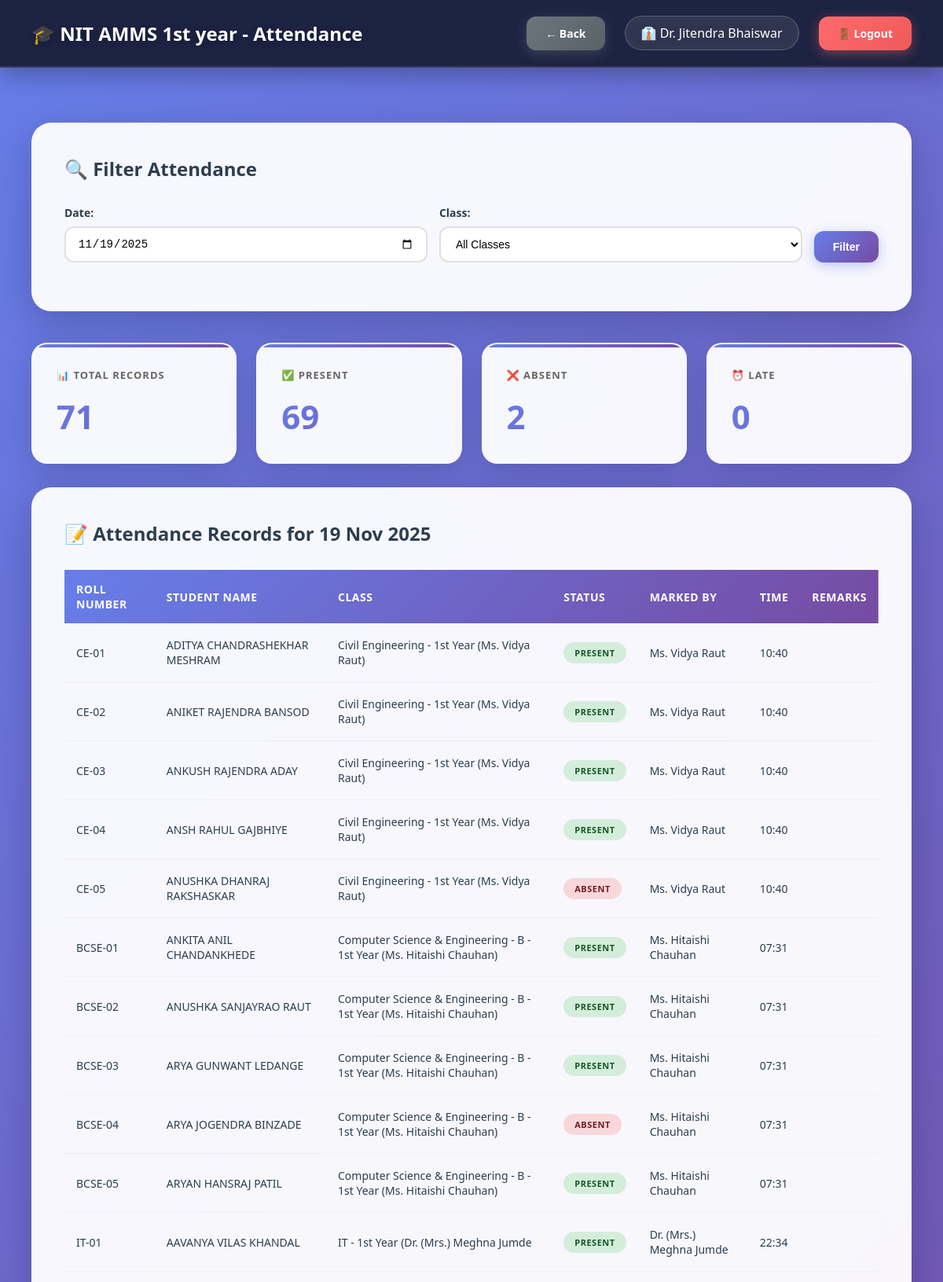
/hod/view_department_attendance.php?date=2025-11-19 (signed in, upper part), run on the app's committed database.
### tables this page shows
CREATE TABLE `departments` (
  `id` int(11) NOT NULL,
  `dept_name` varchar(100) NOT NULL,
  `dept_code` varchar(20) NOT NULL,
  `hod_id` int(11) DEFAULT NULL,
  `created_at` timestamp NOT NULL DEFAULT current_timestamp()
);

CREATE TABLE `users` (
  `id` int(11) NOT NULL,
  `username` varchar(50) NOT NULL,
  `password` varchar(255) NOT NULL,
  `full_name` varchar(100) NOT NULL,
  `email` varchar(100) NOT NULL,
  `phone` varchar(15) DEFAULT NULL,
  `photo` varchar(255) DEFAULT NULL,
  `role` enum('admin','hod','teacher') NOT NULL,
  `department_id` int(11) DEFAULT NULL,
  `is_active` tinyint(1) DEFAULT 1,
  `created_at` timestamp NOT NULL DEFAULT current_timestamp()
);

CREATE TABLE `student_attendance` (
  `id` int(11) NOT NULL,
  `student_id` int(11) NOT NULL,
  `class_id` int(11) NOT NULL,
  `subject_id` int(11) DEFAULT NULL,
  `attendance_date` date NOT NULL,
  `status` enum('present','absent','late') NOT NULL,
  `marked_by` int(11) NOT NULL,
  `remarks` text DEFAULT NULL,
  `marked_at` timestamp NOT NULL DEFAULT current_timestamp(),
  `teacher_id` int(11) DEFAULT NULL
);

CREATE TABLE `students` (
  `id` int(11) NOT NULL,
  `roll_number` varchar(50) NOT NULL,
  `full_name` varchar(100) NOT NULL,
  `email` varchar(100) NOT NULL,
  `phone` varchar(15) DEFAULT NULL,
  `photo` varchar(255) DEFAULT NULL,
  `password` varchar(255) NOT NULL,
  `department_id` int(11) NOT NULL,
  `class_id` int(11) NOT NULL,
  `year` int(11) NOT NULL,
  `semester` int(11) NOT NULL,
  `admission_year` varchar(10) DEFAULT NULL,
  `is_active` tinyint(1) DEFAULT 1,
  `created_at` timestamp NOT NULL DEFAULT current_timestamp()
);

CREATE TABLE `classes` (
  `id` int(11) NOT NULL,
  `class_name` varchar(100) NOT NULL,
  `department_id` int(11) NOT NULL,
  `year` int(11) NOT NULL,
  `section` varchar(10) NOT NULL,
  `teacher_id` int(11) NOT NULL,
  `semester` int(11) NOT NULL,
  `academic_year` varchar(20) NOT NULL,
  `created_at` timestamp NOT NULL DEFAULT current_timestamp()
);

### db.php (called while the page is built, shortened)
<?php
$conn = new mysqli(DB_HOST, DB_USER, DB_PASS, DB_NAME);
$conn->set_charset("utf8mb4");
$conn->query("SET time_zone = '+05:30'");
function isLoggedIn() {
    return isset($_SESSION['user_id']) && isset($_SESSION['role']);
}
function getCurrentUser() {
    global $conn;
    $user_id = $_SESSION['user_id'];
    $role = $_SESSION['role'];
    if ($role === 'student') {
        $query = "SELECT * FROM students WHERE id = ?";
    } elseif ($role === 'parent') {
        $query = "SELECT * FROM parents WHERE id = ?";
    } else {
        $query = "SELECT * FROM users WHERE id = ?";
    }
    $stmt = $conn->prepare($query);
    $stmt->bind_param("i", $user_id);
    $stmt->execute();
    $result = $stmt->get_result();
    return $result->fetch_assoc();
}
?>

### hod/view_department_attendance.php (the view, shortened to what this page needs)
<?php
require_once '../db.php';
$user = getCurrentUser();
$department_id = $_SESSION['department_id'];
$dept_query = "SELECT * FROM departments WHERE id = $department_id";
$department = $conn->query($dept_query)->fetch_assoc();
$filter_date = isset($_GET['date']) ? $_GET['date'] : date('Y-m-d');
$where_clauses = ["sa.attendance_date = '$filter_date'", "c.department_id = $department_id"];
$where_sql = implode(' AND ', $where_clauses);
$attendance_query = "SELECT sa.*, s.roll_number, s.full_name as student_name,
                     c.class_name, u.full_name as teacher_name
                     FROM student_attendance sa
                     JOIN students s ON sa.student_id = s.id
                     JOIN classes c ON sa.class_id = c.id
                     JOIN users u ON sa.marked_by = u.id
                     WHERE $where_sql
                     ORDER BY c.class_name, s.roll_number";
$attendance_records = $conn->query($attendance_query);
$stats_query = "SELECT
                COUNT(*) as total,
                SUM(CASE WHEN status = 'present' THEN 1 ELSE 0 END) as present,
                SUM(CASE WHEN status = 'absent' THEN 1 ELSE 0 END) as absent,
                SUM(CASE WHEN status = 'late' THEN 1 ELSE 0 END) as late
                FROM student_attendance sa
                JOIN classes c ON sa.class_id = c.id
                WHERE $where_sql";
$stats_result = $conn->query($stats_query);
$stats = $stats_result->fetch_assoc();
?>
<!DOCTYPE html>
<html lang="en">
<head>
</head>
<body>
    <nav class="navbar">
        <div>
            <h1>🎓 NIT AMMS <?php echo htmlspecialchars($department['dept_name']); ?> - Attendance</h1>
        </div>
        <div class="user-info">
            <a href="index.php" class="btn btn-secondary">← Back</a>
            <span>👔 <?php echo htmlspecialchars($user['full_name']); ?></span>
            <a href="../logout.php" class="btn btn-danger">🚪 Logout</a>
        </div>
    </nav>
    <div class="main-content">
        <div class="table-container" style="margin-bottom: 30px;">
            <h3>🔍 Filter Attendance</h3>
            <form method="GET" style="display: grid; grid-template-columns: 1fr 1fr auto; gap: 15px;">
                <div class="form-group">
                    <label>Date:</label>
                    <input type="date" name="date" value="<?php echo $filter_date; ?>">
                </div>
                <div class="form-group">
                    <label>Class:</label>
                    <select name="class">
                        <option value="">All Classes</option>
                    </select>
                </div>
                <div class="form-group" style="display: flex; align-items: flex-end;">
                    <button type="submit" class="btn btn-primary">Filter</button>
                </div>
            </form>
        </div>
        <div class="stats-grid" style="margin-bottom: 30px;">
            <div class="stat-card">
                <h3>📊 Total Records</h3>
                <div class="stat-value"><?php echo $stats['total']; ?></div>
            </div>
            <div class="stat-card">
                <h3>✅ Present</h3>
                <div class="stat-value" style="color: #28a745;"><?php echo $stats['present']; ?></div>
            </div>
            <div class="stat-card">
                <h3>❌ Absent</h3>
                <div class="stat-value" style="color: #dc3545;"><?php echo $stats['absent']; ?></div>
            </div>
            <div class="stat-card">
                <h3>⏰ Late</h3>
                <div class="stat-value" style="color: #ffc107;"><?php echo $stats['late']; ?></div>
            </div>
        </div>
        <div class="table-container">
            <h3>📝 Attendance Records for <?php echo date('d M Y', strtotime($filter_date)); ?></h3>
            <?php if ($attendance_records->num_rows > 0): ?>
                <table>
                    <thead>
                        <tr>
                            <th>Roll Number</th>
                            <th>Student Name</th>
                            <th>Class</th>
                            <th>Status</th>
                            <th>Marked By</th>
                            <th>Time</th>
                            <th>Remarks</th>
                        </tr>
                    </thead>
                    <tbody>
                        <?php while ($record = $attendance_records->fetch_assoc()): ?>
                        <tr>
                            <td><?php echo htmlspecialchars($record['roll_number']); ?></td>
                            <td><?php echo htmlspecialchars($record['student_name']); ?></td>
                            <td><?php echo htmlspecialchars($record['class_name']); ?></td>
                            <td>
                                <?php
                                $status_class = '';
                                if ($record['status'] === 'present') $status_class = 'badge-success';
                                elseif ($record['status'] === 'absent') $status_class = 'badge-danger';
                                else $status_class = 'badge-warning';
                                ?>
                                <span class="badge <?php echo $status_class; ?>">
                                    <?php echo strtoupper($record['status']); ?>
                                </span>
                            </td>
                            <td><?php echo htmlspecialchars($record['teacher_name']); ?></td>
                            <td><?php echo date('H:i', strtotime($record['marked_at'])); ?></td>
                            <td><?php echo htmlspecialchars($record['remarks'] ?? '-'); ?></td>
                        </tr>
                        <?php endwhile; ?>
                    </tbody>
                </table>
            <?php else: ?>
                <div class="alert alert-info">No attendance records found for the selected filters.</div>
            <?php endif; ?>
        </div>
    </div>
</body>
</html>

### hod/view_department_attendance.php (style rules this page uses)
* { margin: 0; padding: 0; box-sizing: border-box; }
body { background: linear-gradient(135deg, #667eea 0%, #764ba2 50%, #f093fb 100%); min-height: 100vh; font-family: 'Segoe UI', Tahoma, Geneva, Verdana, sans-serif; position: relative; overflow-x: hidden; }
.navbar { background: rgba(26, 31, 58, 0.95); backdrop-filter: blur(20px); padding: 20px 40px; display: flex; justify-content: space-between; align-items: center; box-shadow: 0 8px 32px rgba(0, 0, 0, 0.3); border-bottom: 2px solid rgba(255, 255, 255, 0.1); position: sticky; top: 0; z-index: 1000; }
.navbar h1 { color: white; font-size: 24px; font-weight: 700; text-shadow: 0 2px 10px rgba(0, 0, 0, 0.3); }
.user-info { display: flex; align-items: center; gap: 25px; color: white; }
.user-info span { display: flex; align-items: center; gap: 10px; background: rgba(255, 255, 255, 0.1); padding: 10px 20px; border-radius: 50px; backdrop-filter: blur(10px); border: 1px solid rgba(255, 255, 255, 0.2); }
.main-content { padding: 40px; max-width: 1600px; margin: 0 auto; position: relative; z-index: 1; }
.stats-grid { display: grid; grid-template-columns: repeat(auto-fit, minmax(250px, 1fr)); gap: 25px; margin: 40px 0; }
.stat-card { background: rgba(255, 255, 255, 0.95); backdrop-filter: blur(20px); padding: 30px; border-radius: 20px; box-shadow: 0 10px 40px rgba(0, 0, 0, 0.15); position: relative; overflow: hidden; transition: all 0.4s cubic-bezier(0.4, 0, 0.2, 1); border: 2px solid rgba(255, 255, 255, 0.5); }
.stat-card::before { content: ''; position: absolute; top: 0; left: 0; width: 100%; height: 4px; background: linear-gradient(90deg, #667eea, #764ba2, #f093fb); background-size: 200% 100%; animation: gradientShift 3s ease infinite; }
.stat-card h3 { color: #666; font-size: 13px; font-weight: 600; text-transform: uppercase; letter-spacing: 1px; margin-bottom: 15px; }
.stat-value { font-size: 42px; font-weight: 800; background: linear-gradient(135deg, #667eea, #764ba2); -webkit-background-clip: text; -webkit-text-fill-color: transparent; }
.table-container { background: rgba(255, 255, 255, 0.95); backdrop-filter: blur(20px); border-radius: 25px; padding: 40px; box-shadow: 0 15px 50px rgba(0, 0, 0, 0.2); margin: 30px 0; border: 2px solid rgba(255, 255, 255, 0.5); }
.table-container h3 { font-size: 24px; font-weight: 700; color: #2c3e50; margin-bottom: 30px; display: flex; align-items: center; gap: 10px; }
.form-group { margin-bottom: 20px; }
.form-group label { display: block; margin-bottom: 8px; font-weight: 600; color: #2c3e50; font-size: 14px; }
.form-group input, .form-group select { width: 100%; padding: 12px 15px; border: 2px solid #e0e0e0; border-radius: 12px; font-size: 14px; transition: all 0.3s; background: white; }
table { width: 100%; border-collapse: collapse; }
thead { background: linear-gradient(135deg, #667eea, #764ba2); }
thead th { padding: 15px; color: white; font-weight: 600; text-align: left; font-size: 14px; text-transform: uppercase; letter-spacing: 0.5px; }
tbody tr { border-bottom: 1px solid #f0f0f0; transition: all 0.3s; }
tbody td { padding: 18px 15px; color: #2c3e50; font-size: 14px; }
.badge { padding: 6px 14px; border-radius: 20px; font-size: 11px; font-weight: 700; text-transform: uppercase; letter-spacing: 0.5px; display: inline-block; }
.badge-success { background: #d4edda; color: #155724; }
.badge-danger { background: #f8d7da; color: #721c24; }
.btn { padding: 12px 24px; border-radius: 12px; text-decoration: none; font-weight: 600; transition: all 0.3s; display: inline-block; border: none; cursor: pointer; font-size: 14px; }
.btn-primary { background: linear-gradient(135deg, #667eea, #764ba2); color: white; box-shadow: 0 4px 15px rgba(102, 126, 234, 0.4); }
.btn-secondary { background: linear-gradient(135deg, #6c757d, #5a6268); color: white; box-shadow: 0 4px 15px rgba(108, 117, 125, 0.4); }
.btn-danger { background: linear-gradient(135deg, #ff6b6b, #ee5a5a); color: white; box-shadow: 0 4px 15px rgba(255, 107, 107, 0.4); }

### data on the page
departments: dept_name "1st year"
users: full_name "Dr. Jitendra Bhaiswar"
student_attendance: students.roll_number "CE-01", students.full_name "ADITYA CHANDRASHEKHAR MESHRAM", class.class_name "Civil Engineering - 1st Year (Ms. Vidya Raut)", status "PRESENT", users.full_name "Ms. Vidya Raut", marked_at "10:40"
student_attendance: students.roll_number "CE-02", students.full_name "ANIKET RAJENDRA BANSOD", class.class_name "Civil Engineering - 1st Year (Ms. Vidya Raut)", status "PRESENT", users.full_name "Ms. Vidya Raut", marked_at "10:40"
student_attendance: students.roll_number "CE-03", students.full_name "ANKUSH RAJENDRA ADAY", class.class_name "Civil Engineering - 1st Year (Ms. Vidya Raut)", status "PRESENT", users.full_name "Ms. Vidya Raut", marked_at "10:40"
student_attendance: students.roll_number "CE-04", students.full_name "ANSH RAHUL GAJBHIYE", class.class_name "Civil Engineering - 1st Year (Ms. Vidya Raut)", status "PRESENT", users.full_name "Ms. Vidya Raut", marked_at "10:40"
student_attendance: students.roll_number "CE-05", students.full_name "ANUSHKA DHANRAJ RAKSHASKAR", class.class_name "Civil Engineering - 1st Year (Ms. Vidya Raut)", status "ABSENT", users.full_name "Ms. Vidya Raut", marked_at "10:40"
student_attendance: students.roll_number "BCSE-01", students.full_name "ANKITA ANIL CHANDANKHEDE", class.class_name "Computer Science & Engineering - B - 1st Year (Ms. Hitaishi Chauhan)", status "PRESENT", users.full_name "Ms. Hitaishi Chauhan", marked_at "07:31"
student_attendance: students.roll_number "BCSE-02", students.full_name "ANUSHKA SANJAYRAO RAUT", class.class_name "Computer Science & Engineering - B - 1st Year (Ms. Hitaishi Chauhan)", status "PRESENT", users.full_name "Ms. Hitaishi Chauhan", marked_at "07:31"
student_attendance: students.roll_number "BCSE-03", students.full_name "ARYA GUNWANT LEDANGE", class.class_name "Computer Science & Engineering - B - 1st Year (Ms. Hitaishi Chauhan)", status "PRESENT", users.full_name "Ms. Hitaishi Chauhan", marked_at "07:31"
student_attendance: students.roll_number "BCSE-04", students.full_name "ARYA JOGENDRA BINZADE", class.class_name "Computer Science & Engineering - B - 1st Year (Ms. Hitaishi Chauhan)", status "ABSENT", users.full_name "Ms. Hitaishi Chauhan", marked_at "07:31"
student_attendance: students.roll_number "BCSE-05", students.full_name "ARYAN HANSRAJ PATIL", class.class_name "Computer Science & Engineering - B - 1st Year (Ms. Hitaishi Chauhan)", status "PRESENT", users.full_name "Ms. Hitaishi Chauhan", marked_at "07:31"
student_attendance: students.roll_number "IT-01", students.full_name "AAVANYA VILAS KHANDAL", class.class_name "IT - 1st Year (Dr. (Mrs.) Meghna Jumde", status "PRESENT", users.full_name "Dr. (Mrs.) Meghna Jumde", marked_at "22:34"

### other printed values
$stats['total'] "71"
$stats['present'] "69"
$stats['absent'] "2"
$stats['late'] "0"
date('d M Y', strtotime($filter_date)) "19 Nov 2025"
